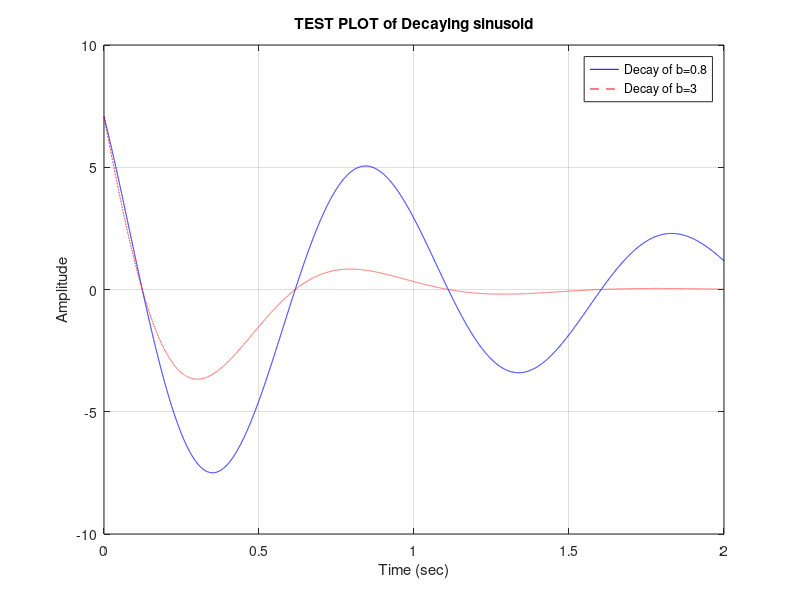

MATLAB code for this plot: (Note: this script raises an error after producing the figure.)
%% 2.1 Interactive Input in MATLAB
% 
% a = input('What do you want to reverse: ','s');
% aflip = flip(a)

%% 2.2 Generating Sinusoids and Decaying Sinusoids
%variables
A = 10;
b = 0.8;
freq = 40;
omega = freq / ((2*pi));
phi = pi / 4;
fs = 8000;
tStart = 0;
tEnd = 2;

%formula
tt = tStart : 1/fs : tEnd; %time indices for all the values
xs = A*exp(-b*tt).*cos(omega*tt + phi);

%new B
b_inc = 3;
xe = A*exp(-b_inc*tt).*cos(omega*tt + phi);

%plot it
plot(tt,xs, 'b-', tt,xe, 'r--'), grid on
title('TEST PLOT of Decaying sinusoid')
xlabel('Time (sec)')
ylabel('Amplitude')
legend('Decay of b=0.8','Decay of b=3')


%% 2.3 Reading WAV file into MATLAB and Playing an Array
clear,clc
xx= audioread('threevotes.wav');

%xx is the length, divide by fs to get smple rate in sample/sec
length(xx);
t = linspace(0.25,0.5,length(xx));
plot(t,xx)
title('Sound wave of .wav file')
xlabel('Time (sec)')
ylabel('Amplitude')
legend('threevotes.wav')

%% 2.4 Processing the Data and Writing the Result into a wav file 
clear,clc
[xx,fs] = audioread('threevotes.wav');

xx_reverse = xx(length(xx):-1:1);

t = linspace(0.25,0.5,length(xx));
plot(t,xx_reverse)

audiowrite('threevotesReversed.wav', xx_reverse, fs);

%% 2.5 Recording and Playing sounds in MATLAB (for HW)
clear,clc

recObj = audiorecorder(8000, 16, 1);
% an object here is like a device or channel
% fs = 8000; use 8000 values for each second of sound
% nbit = 16; use 2 bytes to represent a value
% nchannel = 1; use 2 for stereo recording...
% (need stereo microphone)
% you may try other numbers

disp('Start speaking for 5 seconds.')
recordblocking(recObj, 5);
disp('End of recording');

% Play back the recording.
play(recObj);

% Store data in double-precision array.
myRecording = getaudiodata(recObj);

% Plot the samples.
plot(myRecording);
xlim([20000 20400])

% I can write the recording into .wav if I wish using:
% audiowrite command like (2.4)







